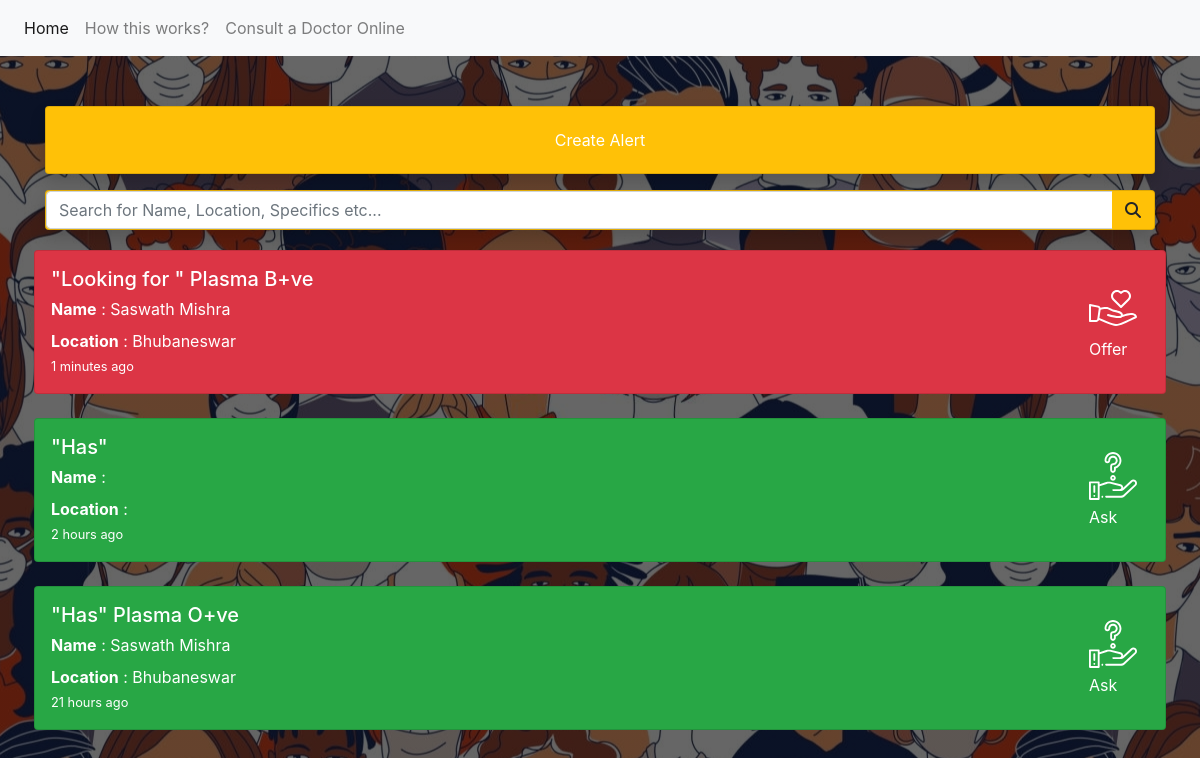
The page / on the database its author committed.
### app/models.py (models this page shows, shortened)
class Alert(models.Model):
    id = models.AutoField(primary_key=True)
    name = models.CharField(max_length=100)
    want = models.BooleanField()
    what = models.CharField(max_length=300)
    location = models.CharField(max_length=300)
    phone = models.CharField(max_length=100)
    email = models.CharField(max_length=100)
    datetime = models.DateTimeField(auto_now=True)
    @property
    def get_duration(self):
        now = datetime.utcnow().replace(tzinfo=utc)
        duration = now - self.datetime
        print(self.datetime,now)
        print(duration.days,duration.seconds)
        if duration.days == 0:
            if duration.seconds / 3600 < 1:
                return str(int(duration.seconds / 60)) + " minutes"
            elif duration.days < 1:
                return str(int(duration.seconds / 3600)) + " hours"
        else:
            return str(int(duration.days)) + " days"

### app/views.py (the view)
# urls.py: path('',views.index),
def index(request):
    alerts = Alert.objects.all().order_by("-datetime")
    page = request.GET.get('page', 1)
    paginator = Paginator(alerts, 10)
    try:
        alerts = paginator.page(page)
    except PageNotAnInteger:
        alerts = paginator.page(1)
    except EmptyPage:
        alerts = paginator.page(paginator.num_pages)
    return render(request,"index.html",{"alerts":alerts})

### app/templates/index.html (shortened to what this page needs)
<!DOCTYPE html>
<html lang="en">
<head>
  {% load static %}
  <link rel="stylesheet" href="https://maxcdn.bootstrapcdn.com/bootstrap/4.5.2/css/bootstrap.min.css">
</head>
<body style="
    background:
  linear-gradient(
    rgba(0, 0, 0, 0.6),
    rgba(0, 0, 0, 0.6)
  ),
  url({% static 'bg.jpg' %});
  background-position: center;
  background-attachment: fixed;
  ">
<nav class="navbar navbar-expand-lg navbar-light bg-light">
  <div class="collapse navbar-collapse" id="navbarSupportedContent">
    <ul class="navbar-nav mr-auto">
      <li class="nav-item active">
        <a class="nav-link" href="#">Home <span class="sr-only">(current)</span></a>
      </li>
      <li class="nav-item">
        <a class="nav-link" href="/how-it-works">How this works?</a>
      </li>
      <li class="nav-item">
        <a class="nav-link" target="_blank" href="https://www.pdochealth.com">Consult a Doctor Online</a>
      </li>
    </ul>
  </div>
</nav>
<div class="main w-100">
<div class="container mt-3">
    <div class="card bg-warning text-white shadow">
    <button class="btn btn-default card-body text-white" data-toggle="modal" data-target="#modalForm">Create Alert</button>
  </div>
</div>
  <div class="container mt-3">
    <div class="card bg-warning text-white shadow">
    <div class="input-group">
      <input type="text" class="form-control" id="search-item" placeholder="Search for Name, Location, Specifics etc...">
      <div class="input-group-append">
        <button class="btn btn-warning" type="button">
          <i class="fa fa-search"></i>
        </button>
      </div>
    </div>
  </div>
</div>
<div class="container p-1 mt-3 entries">
  {% for alert in alerts %}
  <div class="card {% if alert.want %} bg-danger {% else %} bg-success {% endif %} text-white p-3 entry">
    <div class="row justify-content-end">
    <div class="col-8">
      <h5 class="card-title what">       {% if alert.want %} "Looking for " {% else %} "Has" {% endif %} {{alert.what}} </h5>
      <p class="card-subtitle mb-2 text-white name"> <b>Name</b> : {{alert.name}}</p>
      <h7 class="card-text location"> <b>Location</b> : {{alert.location}}</h7>
      <br><small>{{alert.get_duration}} ago</small>
    </div>
    <div class="col-4 clickable mt-3" onclick="$('#respond-alert').attr('alert-id','{{alert.id}}');$('#enquiryForm').modal('show');">
      {% if alert.want %}
      <div class="float-right">
          <span>
            <i class="give-icon"></i>
          </span>
          <p>Offer</p>
        </div>
      {% else %}
        <div class="float-right">
            <span>
              <i class="ask-icon"></i>
            </span>
            <p>Ask</p>
        </div>
      {% endif %}
    </div>
    </div>
  </div>
  <br>
  {% endfor %}
</div>
</div>
</body>
</html>

### rows shown on the page
Alert: want "\"Looking for \"", what "Plasma B+ve", name "Saswath Mishra", location "Bhubaneswar", get_duration "1 minutes"
Alert: want "\"Has\"", get_duration "2 hours"
Alert: want "\"Has\"", what "Plasma O+ve", name "Saswath Mishra", location "Bhubaneswar", get_duration "21 hours"
